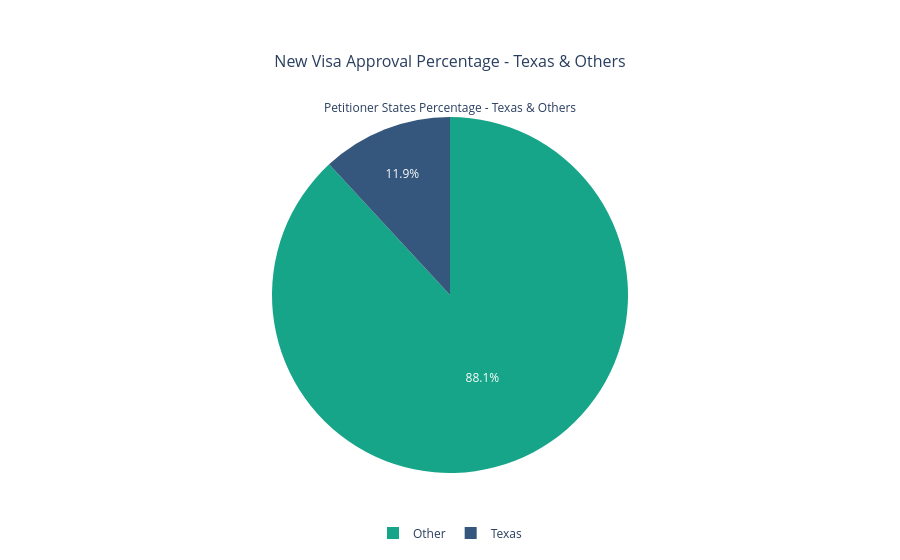

The notebook cell saved with this chart:
### Markdown cell above
I chose Gold for California because that is the official color and best represents California.

### Code cell
H1b_comp["State_TX&Other"] = np.where(H1b_comp["Petitioner State"] =="TX", "Texas", "Other")

Petitioner_State_TX = H1b_comp.groupby("State_TX&Other")['NewEmpAppr_int'].sum()
Petitioner_State_TX

fig4 = go.Figure(
    data=[
    go.Pie(
        labels=Petitioner_State_TX.index, 
        values=Petitioner_State_TX.values,
        title="Petitioner States Percentage - Texas & Others"
        )])

fig4.update_layout(
    title = dict(
        text = "New Visa Approval Percentage - Texas & Others",
        yanchor = "top",
        y = 0.90,
        xanchor = "center",
        x = 0.5,
        font = dict(
            size = 16
        )
    ),
    legend = dict(
        orientation = "h",
        yanchor = "bottom",
        y =-0.2,
        xanchor = "center",
        x = 0.5
    )
)

fig4.update_traces(
    marker = dict(
        colors= ["#17A589", "#35567D"]
    )
)

fig4.show()

### Figure 1 — Plotly figure (JSON) as saved in the notebook; plotly's stock layout.template omitted (floating-point values rounded to 4 significant figures)
{"data": [{"labels": ["Other", "Texas"], "marker": {"colors": ["#17A589", "#35567D"]}, "title": {"text": "Petitioner States Percentage - Texas & Others"}, "type": "pie", "values": [513500.0, 69250.0]}], "layout": {"legend": {"orientation": "h", "x": 0.5, "xanchor": "center", "y": -0.2, "yanchor": "bottom"}, "title": {"font": {"size": 16}, "text": "New Visa Approval Percentage - Texas & Others", "x": 0.5, "xanchor": "center", "y": 0.9, "yanchor": "top"}}}
